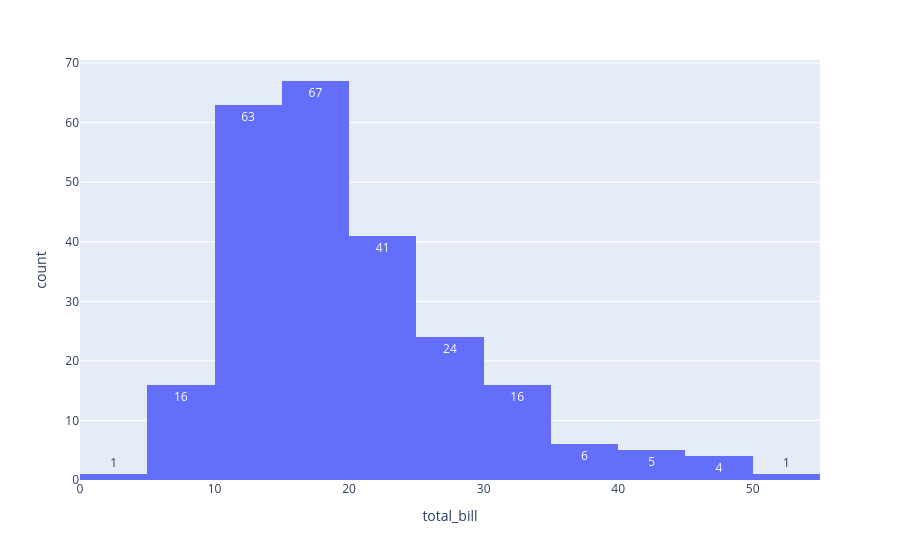

The notebook cell saved with this chart:
### Code cell
# Plotly, как уже было сказано, позволяет построить интерактивную гистограмму
# параметр text_auto = True выводит количество наблюдений в каждом интервале
px.histogram(tips, x = 'total_bill', nbins = 10, text_auto = True)

### Figure 1 — Plotly figure (JSON) as saved in the notebook; plotly's stock layout.template omitted (floating-point values rounded to 4 significant figures; data arrays with more than 128 entries replaced by an {"elided": "..."} marker saying what was removed)
{"data": [{"bingroup": "x", "hovertemplate": "total_bill=%{x}<br>count=%{y}<extra></extra>", "legendgroup": "", "marker": {"color": "#636efa", "pattern": {"shape": ""}}, "name": "", "nbinsx": 10, "orientation": "v", "showlegend": false, "texttemplate": "%{value}", "type": "histogram", "x": {"elided": "244 float values"}, "xaxis": "x", "yaxis": "y"}], "layout": {"barmode": "relative", "legend": {"tracegroupgap": 0}, "margin": {"t": 60}, "xaxis": {"anchor": "y", "domain": [0, 1], "title": {"text": "total_bill"}}, "yaxis": {"anchor": "x", "domain": [0, 1], "title": {"text": "count"}}}}
